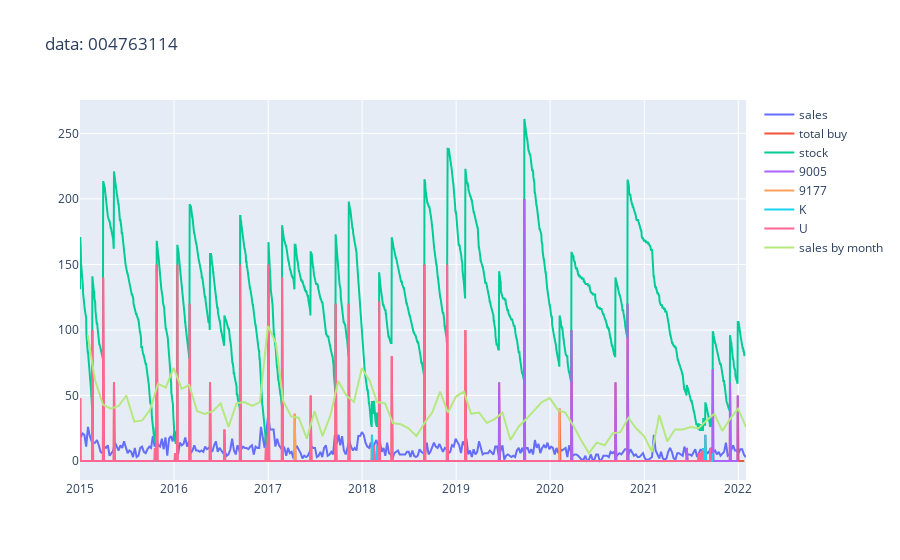

Notebook code cell kept with this figure:
### Markdown cell above
Process the product buy/sales data and plot a graphic

### Code cell
import datetime
import plotly.graph_objects as go
start_date_fill = datetime.date(2015, 1, 1)

def resample(start_date_fill, data, column_name, time_frame = '1D'):
    data.set_index(pd.DatetimeIndex(data.date), inplace=True)
    data = data[data.index > str(start_date_fill)]
    start = pd.DataFrame([0], columns=[column_name], index=pd.DatetimeIndex([start_date_fill]))
    data = pd.concat([start, data])
    data = data.resample(time_frame).sum().pad()
    return data

resampled_sales_data = resample(start_date_fill, sales_data, 'sell_qta')
resampled_buy_data = resample(start_date_fill, buy_data, 'buy_qta')

buy_sell_data = pd.merge(resampled_buy_data, resampled_sales_data, how='outer', left_index=True, right_index=True).fillna(0)
buy_sell_data['stock'] = (buy_sell_data.buy_delivered - buy_sell_data.sell_qta).cumsum()
buy_sell_data.loc[str(start_date_fill), 'stock'] = buy_sell_data.loc[str(start_date_fill), 'stock'] + initial_stock
resampled_sales_data = resample(start_date_fill, sales_data, 'sell_qta', time_frame='1W')

fig = go.Figure(layout_title_text=f'{data_dir}: {minsan}')
fig = fig.add_trace(go.Line(x=resampled_sales_data.index, y = resampled_sales_data.sell_qta, name='sales'))
fig = fig.add_trace(go.Line(x=buy_sell_data.index, y = buy_sell_data.buy_qta, name='total buy'))
fig = fig.add_trace(go.Line(x=buy_sell_data.index, y = buy_sell_data.stock, name='stock'))
for g in wholesalers_group:
    data = resample(start_date_fill, g[1], 'buy_qta')
    fig.add_trace(go.Line(x=buy_sell_data.index, y = data.buy_qta, name=g[1].ws.values[0]))

monthly_sales_data = resample(start_date_fill, sales_data, 'sell_qta', time_frame='1M')
fig = fig.add_trace(go.Line(x=monthly_sales_data.index, y = monthly_sales_data.sell_qta, name='sales by month'))

fig.show()

### Figure 1 — Plotly figure (JSON) as saved in the notebook; plotly's stock layout.template omitted (floating-point values rounded to 4 significant figures; data arrays with more than 128 entries replaced by an {"elided": "..."} marker saying what was removed)
{"data": [{"name": "sales", "type": "scatter", "x": {"elided": "370 str values"}, "y": {"elided": "370 int values"}}, {"name": "total buy", "type": "scatter", "x": {"elided": "2582 str values"}, "y": {"elided": "2582 int values"}}, {"name": "stock", "type": "scatter", "x": {"elided": "2582 str values"}, "y": {"elided": "2582 int values"}}, {"name": "9005", "type": "scatter", "x": {"elided": "2582 str values"}, "y": {"elided": "2556 int values"}}, {"name": "9177", "type": "scatter", "x": {"elided": "2582 str values"}, "y": {"elided": "1864 int values"}}, {"name": "K", "type": "scatter", "x": {"elided": "2582 str values"}, "y": {"elided": "2458 int values"}}, {"name": "U", "type": "scatter", "x": {"elided": "2582 str values"}, "y": {"elided": "2449 int values"}}, {"name": "sales by month", "type": "scatter", "x": ["2015-01-31T00:00:00", "2015-02-28T00:00:00", "2015-03-31T00:00:00", "2015-04-30T00:00:00", "2015-05-31T00:00:00", "2015-06-30T00:00:00", "2015-07-31T00:00:00", "2015-08-31T00:00:00", "2015-09-30T00:00:00", "2015-10-31T00:00:00", "2015-11-30T00:00:00", "2015-12-31T00:00:00", "2016-01-31T00:00:00", "2016-02-29T00:00:00", "2016-03-31T00:00:00", "2016-04-30T00:00:00", "2016-05-31T00:00:00", "2016-06-30T00:00:00", "2016-07-31T00:00:00", "2016-08-31T00:00:00", "2016-09-30T00:00:00", "2016-10-31T00:00:00", "2016-11-30T00:00:00", "2016-12-31T00:00:00", "2017-01-31T00:00:00", "2017-02-28T00:00:00", "2017-03-31T00:00:00", "2017-04-30T00:00:00", "2017-05-31T00:00:00", "2017-06-30T00:00:00", "2017-07-31T00:00:00", "2017-08-31T00:00:00", "2017-09-30T00:00:00", "2017-10-31T00:00:00", "2017-11-30T00:00:00", "2017-12-31T00:00:00", "2018-01-31T00:00:00", "2018-02-28T00:00:00", "2018-03-31T00:00:00", "2018-04-30T00:00:00", "2018-05-31T00:00:00", "2018-06-30T00:00:00", "2018-07-31T00:00:00", "2018-08-31T00:00:00", "2018-09-30T00:00:00", "2018-10-31T00:00:00", "2018-11-30T00:00:00", "2018-12-31T00:00:00", "2019-01-31T00:00:00", "2019-02-28T00:00:00", "2019-03-31T00:00:00", "2019-04-30T00:00:00", "2019-05-31T00:00:00", "2019-06-30T00:00:00", "2019-07-31T00:00:00", "2019-08-31T00:00:00", "2019-09-30T00:00:00", "2019-10-31T00:00:00", "2019-11-30T00:00:00", "2019-12-31T00:00:00", "2020-01-31T00:00:00", "2020-02-29T00:00:00", "2020-03-31T00:00:00", "2020-04-30T00:00:00", "2020-05-31T00:00:00", "2020-06-30T00:00:00", "2020-07-31T00:00:00", "2020-08-31T00:00:00", "2020-09-30T00:00:00", "2020-10-31T00:00:00", "2020-11-30T00:00:00", "2020-12-31T00:00:00", "2021-01-31T00:00:00", "2021-02-28T00:00:00", "2021-03-31T00:00:00", "2021-04-30T00:00:00", "2021-05-31T00:00:00", "2021-06-30T00:00:00", "2021-07-31T00:00:00", "2021-08-31T00:00:00", "2021-09-30T00:00:00", "2021-10-31T00:00:00", "2021-11-30T00:00:00", "2021-12-31T00:00:00", "2022-01-31T00:00:00"], "y": [96, 62, 43, 40, 42, 50, 30, 31, 39, 59, 56, 71, 55, 58, 38, 36, 38, 44, 26, 44, 45, 42, 45, 103, 90, 46, 34, 33, 17, 38, 19, 35, 61, 50, 45, 71, 61, 45, 44, 29, 28, 25, 19, 29, 37, 53, 37, 49, 53, 36, 37, 29, 32, 37, 16, 26, 32, 39, 45, 48, 39, 37, 27, 16, 6, 14, 12, 21, 22, 33, 25, 19, 7, 35, 15, 24, 24, 26, 25, 31, 36, 23, 32, 40, 26]}], "layout": {"title": {"text": "data: 004763114"}}}
